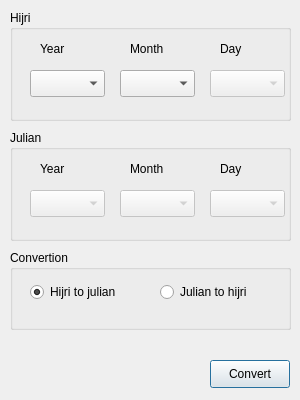
<ui version="4.0" >
 <class>Hijri</class>
 <widget class="QDialog" name="Hijri" >
  <property name="geometry" >
   <rect>
    <x>0</x>
    <y>0</y>
    <width>300</width>
    <height>400</height>
   </rect>
  </property>
  <property name="minimumSize" >
   <size>
    <width>300</width>
    <height>400</height>
   </size>
  </property>
  <property name="maximumSize" >
   <size>
    <width>300</width>
    <height>400</height>
   </size>
  </property>
  <property name="windowTitle" >
   <string>Qsalat - date conversion</string>
  </property>
  <widget class="QGroupBox" name="groupBox" >
   <property name="geometry" >
    <rect>
     <x>10</x>
     <y>10</y>
     <width>281</width>
     <height>111</height>
    </rect>
   </property>
   <property name="title" >
    <string>Hijri</string>
   </property>
   <widget class="QLabel" name="label" >
    <property name="geometry" >
     <rect>
      <x>210</x>
      <y>30</y>
      <width>54</width>
      <height>18</height>
     </rect>
    </property>
    <property name="text" >
     <string>Day</string>
    </property>
   </widget>
   <widget class="QLabel" name="label_2" >
    <property name="geometry" >
     <rect>
      <x>120</x>
      <y>30</y>
      <width>54</width>
      <height>18</height>
     </rect>
    </property>
    <property name="text" >
     <string>Month</string>
    </property>
   </widget>
   <widget class="QLabel" name="label_3" >
    <property name="geometry" >
     <rect>
      <x>30</x>
      <y>30</y>
      <width>54</width>
      <height>18</height>
     </rect>
    </property>
    <property name="text" >
     <string>Year</string>
    </property>
   </widget>
   <widget class="QComboBox" name="hyearBox" >
    <property name="geometry" >
     <rect>
      <x>20</x>
      <y>60</y>
      <width>75</width>
      <height>27</height>
     </rect>
    </property>
   </widget>
   <widget class="QComboBox" name="hmonthBox" >
    <property name="enabled" >
     <bool>true</bool>
    </property>
    <property name="geometry" >
     <rect>
      <x>110</x>
      <y>60</y>
      <width>75</width>
      <height>27</height>
     </rect>
    </property>
   </widget>
   <widget class="QComboBox" name="hdayBox" >
    <property name="enabled" >
     <bool>false</bool>
    </property>
    <property name="geometry" >
     <rect>
      <x>200</x>
      <y>60</y>
      <width>75</width>
      <height>27</height>
     </rect>
    </property>
   </widget>
  </widget>
  <widget class="QGroupBox" name="groupBox_2" >
   <property name="geometry" >
    <rect>
     <x>10</x>
     <y>130</y>
     <width>281</width>
     <height>111</height>
    </rect>
   </property>
   <property name="title" >
    <string>Julian</string>
   </property>
   <widget class="QComboBox" name="jdayBox" >
    <property name="enabled" >
     <bool>false</bool>
    </property>
    <property name="geometry" >
     <rect>
      <x>200</x>
      <y>60</y>
      <width>75</width>
      <height>27</height>
     </rect>
    </property>
   </widget>
   <widget class="QComboBox" name="jmonthBox" >
    <property name="enabled" >
     <bool>false</bool>
    </property>
    <property name="geometry" >
     <rect>
      <x>110</x>
      <y>60</y>
      <width>75</width>
      <height>27</height>
     </rect>
    </property>
   </widget>
   <widget class="QLabel" name="label_4" >
    <property name="geometry" >
     <rect>
      <x>30</x>
      <y>30</y>
      <width>54</width>
      <height>18</height>
     </rect>
    </property>
    <property name="text" >
     <string>Year</string>
    </property>
   </widget>
   <widget class="QComboBox" name="jyearBox" >
    <property name="enabled" >
     <bool>false</bool>
    </property>
    <property name="geometry" >
     <rect>
      <x>20</x>
      <y>60</y>
      <width>75</width>
      <height>27</height>
     </rect>
    </property>
   </widget>
   <widget class="QLabel" name="label_5" >
    <property name="geometry" >
     <rect>
      <x>120</x>
      <y>30</y>
      <width>54</width>
      <height>18</height>
     </rect>
    </property>
    <property name="text" >
     <string>Month</string>
    </property>
   </widget>
   <widget class="QLabel" name="label_6" >
    <property name="geometry" >
     <rect>
      <x>210</x>
      <y>30</y>
      <width>54</width>
      <height>18</height>
     </rect>
    </property>
    <property name="text" >
     <string>Day</string>
    </property>
   </widget>
  </widget>
  <widget class="QPushButton" name="convertButton" >
   <property name="geometry" >
    <rect>
     <x>210</x>
     <y>360</y>
     <width>80</width>
     <height>28</height>
    </rect>
   </property>
   <property name="text" >
    <string>Convert</string>
   </property>
  </widget>
  <widget class="QGroupBox" name="groupBox_3" >
   <property name="geometry" >
    <rect>
     <x>10</x>
     <y>250</y>
     <width>281</width>
     <height>80</height>
    </rect>
   </property>
   <property name="title" >
    <string>Convertion</string>
   </property>
   <widget class="QRadioButton" name="radioButton" >
    <property name="geometry" >
     <rect>
      <x>20</x>
      <y>30</y>
      <width>91</width>
      <height>24</height>
     </rect>
    </property>
    <property name="text" >
     <string>Hijri to julian</string>
    </property>
    <property name="checked" >
     <bool>true</bool>
    </property>
   </widget>
   <widget class="QRadioButton" name="radioButton_2" >
    <property name="geometry" >
     <rect>
      <x>150</x>
      <y>30</y>
      <width>91</width>
      <height>24</height>
     </rect>
    </property>
    <property name="text" >
     <string>Julian to hijri</string>
    </property>
    <property name="checked" >
     <bool>false</bool>
    </property>
   </widget>
  </widget>
 </widget>
 <resources/>
 <connections/>
</ui>
